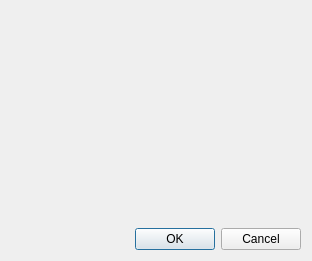
<?xml version="1.0" encoding="UTF-8"?>
<ui version="4.0">
 <class>Dialog</class>
 <widget class="QDialog" name="Dialog">
  <property name="geometry">
   <rect>
    <x>0</x>
    <y>0</y>
    <width>312</width>
    <height>261</height>
   </rect>
  </property>
  <property name="windowTitle">
   <string>Dialog</string>
  </property>
  <layout class="QGridLayout" name="gridLayout">
   <item row="1" column="0">
    <widget class="QDialogButtonBox" name="buttonBox">
     <property name="orientation">
      <enum>Qt::Horizontal</enum>
     </property>
     <property name="standardButtons">
      <set>QDialogButtonBox::Cancel|QDialogButtonBox::Ok</set>
     </property>
    </widget>
   </item>
   <item row="0" column="0">
    <spacer name="verticalSpacer">
     <property name="orientation">
      <enum>Qt::Vertical</enum>
     </property>
     <property name="sizeHint" stdset="0">
      <size>
       <width>20</width>
       <height>40</height>
      </size>
     </property>
    </spacer>
   </item>
  </layout>
 </widget>
 <resources/>
 <connections>
  <connection>
   <sender>buttonBox</sender>
   <signal>accepted()</signal>
   <receiver>Dialog</receiver>
   <slot>accept()</slot>
   <hints>
    <hint type="sourcelabel">
     <x>248</x>
     <y>254</y>
    </hint>
    <hint type="destinationlabel">
     <x>157</x>
     <y>274</y>
    </hint>
   </hints>
  </connection>
  <connection>
   <sender>buttonBox</sender>
   <signal>rejected()</signal>
   <receiver>Dialog</receiver>
   <slot>reject()</slot>
   <hints>
    <hint type="sourcelabel">
     <x>316</x>
     <y>260</y>
    </hint>
    <hint type="destinationlabel">
     <x>286</x>
     <y>274</y>
    </hint>
   </hints>
  </connection>
 </connections>
</ui>
